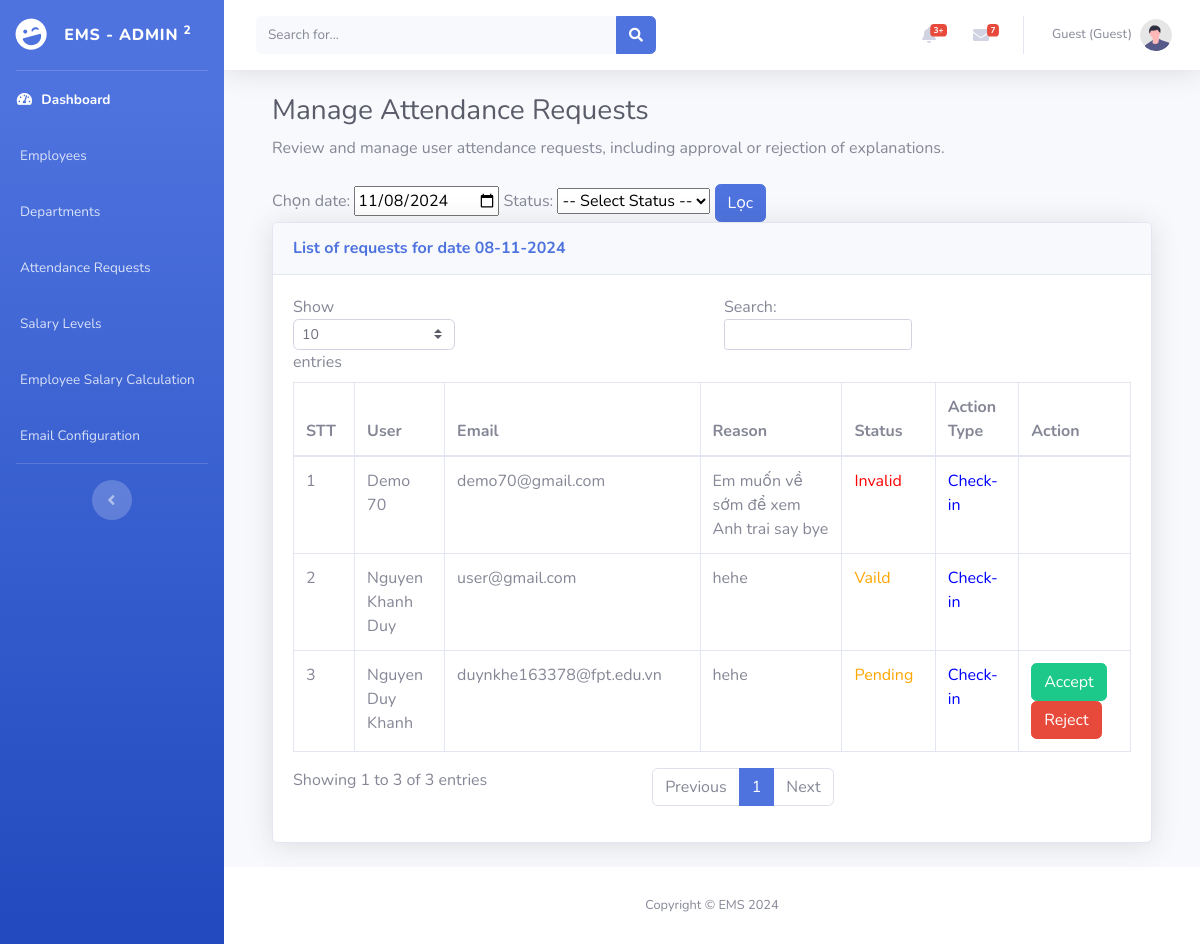
Page /admin/attendance_request.php?date=2024-11-08 on the committed database.
### tables this page shows
CREATE TABLE `checkinout` (
  `Id` int NOT NULL AUTO_INCREMENT,
  `UserID` int NOT NULL,
  `ActionType` enum('checkin','checkout') NOT NULL,
  `CheckInTime` datetime DEFAULT NULL,
  `LogDate` date NOT NULL,
  `CheckOutTime` datetime DEFAULT NULL,
  `email_sent` tinyint(1) DEFAULT '0',
  `status` varchar(10) DEFAULT 'Valid',
  `reason` text,
  PRIMARY KEY (`Id`),
  UNIQUE KEY `unique_user_logdate` (`UserID`,`LogDate`),
  CONSTRAINT `checkinout_ibfk_1` FOREIGN KEY (`UserID`) REFERENCES `user` (`Id`) ON DELETE CASCADE ON UPDATE CASCADE
);

CREATE TABLE `user` (
  `Id` int NOT NULL AUTO_INCREMENT,
  `FullName` varchar(255) NOT NULL,
  `Email` varchar(255) NOT NULL,
  `PhoneNumber` varchar(15) DEFAULT NULL,
  `Position` varchar(100) DEFAULT NULL,
  `Password` varchar(255) NOT NULL,
  `DepartmentID` int DEFAULT NULL,
  `RoleID` int NOT NULL,
  `Status` enum('active','inactive') DEFAULT 'active',
  `salary_level_id` int DEFAULT NULL,
  PRIMARY KEY (`Id`),
  UNIQUE KEY `Email_UNIQUE` (`Email`),
  KEY `RoleID` (`RoleID`),
  KEY `user_ibfk_1` (`DepartmentID`),
  KEY `salary_level_id` (`salary_level_id`),
  CONSTRAINT `user_ibfk_1` FOREIGN KEY (`DepartmentID`) REFERENCES `department` (`Id`) ON DELETE CASCADE ON UPDATE CASCADE,
  CONSTRAINT `user_ibfk_2` FOREIGN KEY (`RoleID`) REFERENCES `role` (`Id`) ON DELETE CASCADE ON UPDATE CASCADE,
  CONSTRAINT `user_ibfk_3` FOREIGN KEY (`salary_level_id`) REFERENCES `salary_levels` (`id`)
);

### admin/attendance_request.php (the view, shortened to what this page needs)
<?php
include('../config.php');
$date = $_GET['date'] ?? date('Y-m-d');
$statusFilter = $_GET['status'] ?? '';
$stmt = $conn->prepare("
    SELECT c.Id, u.FullName AS user, u.Email, u.PhoneNumber, d.DepartmentName AS department,
        c.reason AS reason, c.status AS status, c.ActionType AS action_type
    FROM CheckInOut c
    JOIN User u ON c.UserID = u.Id
    JOIN Department d ON u.DepartmentID = d.Id
    WHERE DATE(c.LogDate) = :date
    " . ($statusFilter ? "AND c.status = :status" : "") . "
");
$params = ['date' => $date];
$stmt->execute($params);
$requests = $stmt->fetchAll();
?>
<!DOCTYPE html>
<html lang="en">
<head>
    <link href="../vendor/fontawesome-free/css/all.min.css" rel="stylesheet" type="text/css">
    <link href="../css/sb-admin-2.min.css" rel="stylesheet">
</head>
<body id="page-top">
    <div id="wrapper">
        <?php include('../admin/sidebar.php') ?>
        <div id="content-wrapper" class="d-flex flex-column">
            <div id="content">
                <?php include('../templates/navbar.php') ?>
                <div class="container-fluid">
                    <div class="container-fluid">
                        <h1 class="h3 mb-2 text-gray-800">Manage Attendance Requests</h1>
                        <p class="mb-4">Review and manage user attendance requests, including approval or rejection of explanations.</p>
                        <form method="GET" action="attendance_request.php">
                            <label for="date">Chọn date:</label>
                            <input type="date" name="date" value="<?php echo isset($_GET['date']) ? $_GET['date'] : date('Y-m-d'); ?>">
                            <label for="status">Status:</label>
                            <select name="status">
                                <option value="">-- Select Status --</option>
                            </select>
                            <button type="submit" class="btn btn-primary">Lọc</button>
                        </form>
                        <div class="card shadow mb-4">
                            <div class="card-header py-3">
                                <h6 class="m-0 font-weight-bold text-primary">List of requests for date <?= date('d-m-Y', strtotime($date)) ?></h6>
                            </div>
                            <div class="card-body">
                                <div class="table-responsive">
                                    <table class="table table-bordered" id="dataTable" width="100%" cellspacing="0">
                                        <thead>
                                            <tr>
                                                <th>STT</th>
                                                <th>User</th>
                                                <th>Email</th>
                                                <th>Reason</th>
                                                <th>Status</th>
                                                <th>Action Type</th>
                                                <th>Action</th>
                                            </tr>
                                        </thead>
                                        <tbody>
                                            <?php foreach ($requests as $index => $request): ?>
                                                <tr>
                                                    <td><?= $index + 1 ?></td>
                                                    <td><?= htmlspecialchars($request['user']) ?></td>
                                                    <td><?= htmlspecialchars($request['Email']) ?></td>
                                                    <td><?= htmlspecialchars($request['reason']) ?></td>
                                                    <td class="<?= htmlspecialchars($request['status'] == 'Valid' ? 'status-valid' : ($request['status'] == 'Invalid' ? 'status-invalid' : 'status-pending')) ?>">
                                                        <?= htmlspecialchars($request['status']) ?>
                                                    </td>
                                                    <td class="<?= $request['action_type'] == 'checkin' ? 'action-checkin' : 'action-checkout' ?>">
                                                        <?= $request['action_type'] == 'checkin' ? 'Check-in' : 'Check-out' ?>
                                                    </td>
                                                    <td>
                                                        <?php if ($request['status'] == 'Pending'): ?>
                                                            <button type="button" class="btn btn-success" id="accept-<?= $request['Id'] ?>" onclick="confirmAction(<?= $request['Id'] ?>, 'accept', '<?= $request['status'] ?>')" data-status="<?= $request['status'] ?>">Accept</button>
                                                            <button type="button" class="btn btn-danger" id="reject-<?= $request['Id'] ?>" onclick="confirmAction(<?= $request['Id'] ?>, 'reject', '<?= $request['status'] ?>')" data-status="<?= $request['status'] ?>">Reject</button>
                                                        <?php endif; ?>
                                                    </td>
                                                </tr>
                                            <?php endforeach; ?>
                                        </tbody>
                                    </table>
                                </div>
                            </div>
                        </div>
                    </div>
                </div>
            </div>
            <?php include('../templates/footer.php') ?>
        </div>
    </div>
</body>
</html>

### admin/attendance_request.php (style rules this page uses)
.action-checkin { color: blue; }
.status-invalid { color: red; }
.status-pending { color: orange; }

### rows in the picture
checkinout: UserID.FullName "Demo 70", UserID.Email "demo70@gmail.com", reason "Em muốn về sớm để xem Anh trai say bye", status "Invalid", ActionType "Check-in"
checkinout: UserID.FullName "Nguyen Khanh Duy", UserID.Email "user@gmail.com", reason "hehe", status "Vaild", ActionType "Check-in"
checkinout: UserID.FullName "Nguyen Duy Khanh", UserID.Email "duynkhe163378@fpt.edu.vn", reason "hehe", status "Pending", ActionType "Check-in"

### other values in the picture
$userEmail . " (" . $role . ")" "Guest (Guest)"
date('d-m-Y', strtotime($date)) "08-11-2024"
